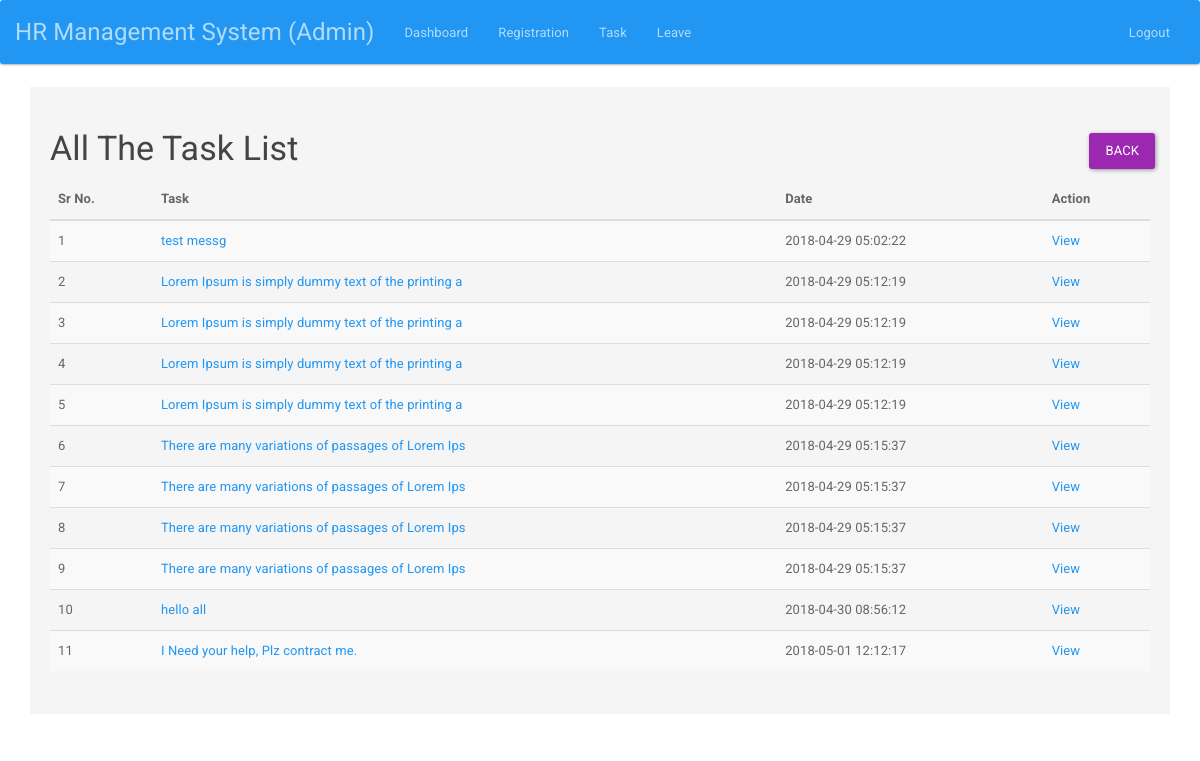
Page /admin/alltask.php (signed in) on the committed database.
### tables this page shows
CREATE TABLE `task` (
  `t_id` int(255) NOT NULL,
  `task` text NOT NULL,
  `id` int(255) NOT NULL,
  `assign_by` varchar(255) NOT NULL,
  `date_time` timestamp NOT NULL DEFAULT CURRENT_TIMESTAMP ON UPDATE CURRENT_TIMESTAMP
);

### admin/alltask.php (the view, shortened to what this page needs)
<?php
include "../auth/auth.php";
?>
<!DOCTYPE html>
<html>
<head>
  <link rel="stylesheet" type="text/css" href="../lib/bootstrap.min.css">
</head>
<body>
<?php include "header.php";?>
<div class="container">
<div class="col-lg-12 col-xs-push-0 well">
<h3>All The Task List <ul class="nav navbar-nav navbar-right"><a href="task.php" class="btn btn-info" style="margin-right: 10px;">Back</a></ul></h3>
<table class="table table-striped table-hover ">
  <thead>
    <tr>
      <th>Sr No.</th>
      <th>Task</th>
      <th>Date</th>
      <th>Action</th>
    </tr>
  </thead>
  <tbody>
  <?php
  $i=1;
  $query ="SELECT * FROM task";
  $res=mysqli_query($con, $query);
  $count=mysqli_num_rows($res);
  if($count>0){
  while($row=mysqli_fetch_array($res))
  {
    ?>
    <tr>
      <td><?php echo $i; ?></td>
      <td><a href="viewmessage.php?id=<?php echo $row['t_id'];?>"><?php echo substr($row['task'],0,50);?></a></td>
      <td><?php echo $row['date_time'];?></td>
      <td><a href="viewmessage.php?id=<?php echo $row['t_id'];?>">View</a></td>
    </tr>
    <?php $i++;}}else{
      echo "No Data Found!!!";
    } ?>
  </tbody>
</table>
</div>
</div>
</body>
</html>

### rows in the picture
task: task "test messg", date_time "2018-04-29 05:02:22"
task: task "Lorem Ipsum is simply dummy text of the printing a", date_time "2018-04-29 05:12:19"
task: task "Lorem Ipsum is simply dummy text of the printing a", date_time "2018-04-29 05:12:19"
task: task "Lorem Ipsum is simply dummy text of the printing a", date_time "2018-04-29 05:12:19"
task: task "Lorem Ipsum is simply dummy text of the printing a", date_time "2018-04-29 05:12:19"
task: task "There are many variations of passages of Lorem Ips", date_time "2018-04-29 05:15:37"
task: task "There are many variations of passages of Lorem Ips", date_time "2018-04-29 05:15:37"
task: task "There are many variations of passages of Lorem Ips", date_time "2018-04-29 05:15:37"
task: task "There are many variations of passages of Lorem Ips", date_time "2018-04-29 05:15:37"
task: task "hello all", date_time "2018-04-30 08:56:12"
task: task "I Need your help, Plz contract me.", date_time "2018-05-01 12:12:17"
